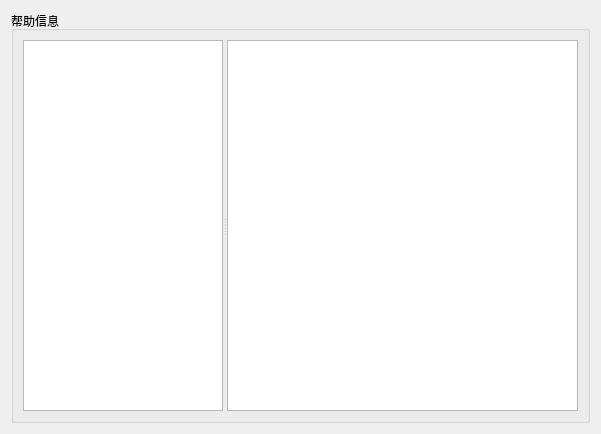
<?xml version="1.0" encoding="UTF-8"?>
<ui version="4.0">
 <class>HelpPage</class>
 <widget class="QDialog" name="HelpPage">
  <property name="geometry">
   <rect>
    <x>0</x>
    <y>0</y>
    <width>601</width>
    <height>434</height>
   </rect>
  </property>
  <property name="windowTitle">
   <string>帮助</string>
  </property>
  <layout class="QGridLayout" name="gridLayout">
   <item row="0" column="0">
    <widget class="QGroupBox" name="groupBox">
     <property name="title">
      <string>帮助信息</string>
     </property>
     <layout class="QGridLayout" name="gridLayout_2">
      <item row="0" column="0">
       <widget class="QSplitter" name="splitter">
        <property name="orientation">
         <enum>Qt::Horizontal</enum>
        </property>
        <widget class="QTextBrowser" name="muluBrowser">
         <property name="maximumSize">
          <size>
           <width>200</width>
           <height>16777215</height>
          </size>
         </property>
        </widget>
        <widget class="QTextBrowser" name="contentBrowser"/>
       </widget>
      </item>
     </layout>
    </widget>
   </item>
  </layout>
 </widget>
 <resources/>
 <connections/>
</ui>
